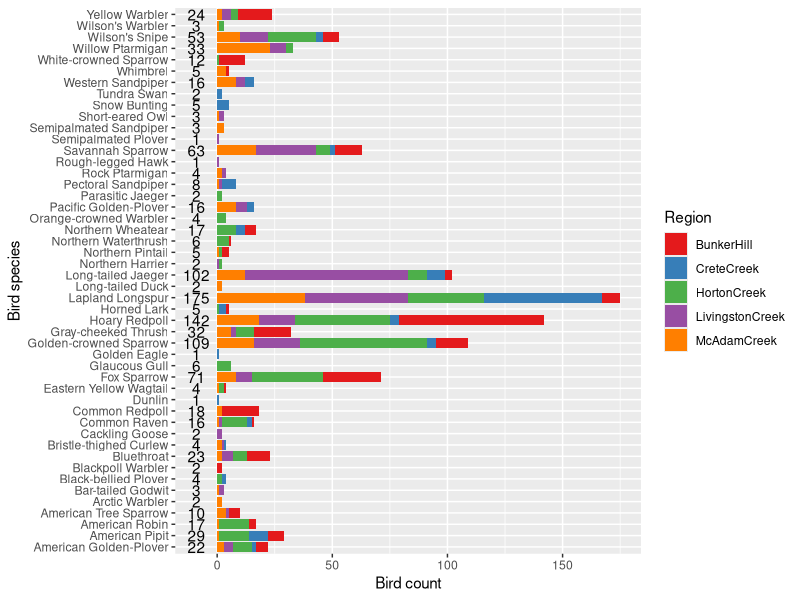

Write R code to recreate this figure.
## ---- chunk 1
options(digits=3, OutDec=",", warn=-1, stringsAsFactors=F)
library(MASS)
library(tidyr)
library(dplyr)
library(ggplot2)
library(scales)
library(broom)
knitr::opts_chunk$set(echo=F, message=F, warning=F)
## ---- chunk 2
avian <- read.csv("../clean_data/avianJoined.csv")
avi_acc <- avian %>% group_by(Common_name) %>%
  summarise(sum_b = sum(Vis))
## ---- chunk 3
ggplot(avian, aes(Common_name)) +
  geom_bar(aes(weight = Vis, fill = Site_name)) +
  coord_flip() +
  scale_fill_brewer(palette = "Set1", type = "div") +
  labs(y = "Bird count", x = "Bird species") +
  guides(fill = guide_legend(title = "Region", title.position = "top")) +
  geom_text(data = avi_acc, aes(y = -9, label = sum_b))
